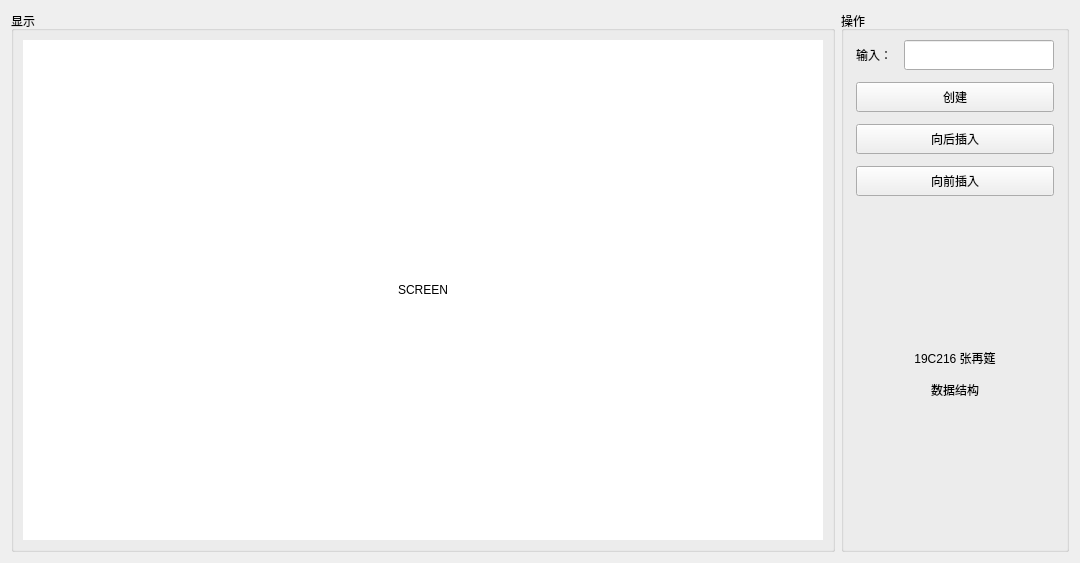
<?xml version="1.0" encoding="UTF-8"?>
<ui version="4.0">
 <class>ChainTest</class>
 <widget class="QWidget" name="ChainTest">
  <property name="geometry">
   <rect>
    <x>0</x>
    <y>0</y>
    <width>1080</width>
    <height>563</height>
   </rect>
  </property>
  <property name="sizePolicy">
   <sizepolicy hsizetype="Preferred" vsizetype="Minimum">
    <horstretch>0</horstretch>
    <verstretch>0</verstretch>
   </sizepolicy>
  </property>
  <property name="maximumSize">
   <size>
    <width>1280</width>
    <height>800</height>
   </size>
  </property>
  <property name="windowTitle">
   <string>VisualChainList</string>
  </property>
  <layout class="QHBoxLayout" name="horizontalLayout">
   <item>
    <widget class="QGroupBox" name="groupBox">
     <property name="sizePolicy">
      <sizepolicy hsizetype="Preferred" vsizetype="Preferred">
       <horstretch>0</horstretch>
       <verstretch>0</verstretch>
      </sizepolicy>
     </property>
     <property name="maximumSize">
      <size>
       <width>900</width>
       <height>700</height>
      </size>
     </property>
     <property name="title">
      <string>显示</string>
     </property>
     <layout class="QHBoxLayout" name="horizontalLayout_3">
      <item>
       <widget class="QLabel" name="screenLabel">
        <property name="sizePolicy">
         <sizepolicy hsizetype="Fixed" vsizetype="Fixed">
          <horstretch>0</horstretch>
          <verstretch>0</verstretch>
         </sizepolicy>
        </property>
        <property name="minimumSize">
         <size>
          <width>800</width>
          <height>500</height>
         </size>
        </property>
        <property name="maximumSize">
         <size>
          <width>800</width>
          <height>500</height>
         </size>
        </property>
        <property name="acceptDrops">
         <bool>false</bool>
        </property>
        <property name="styleSheet">
         <string notr="true">QLabel{
	background-color: rgb(255, 255, 255)
}</string>
        </property>
        <property name="text">
         <string>SCREEN</string>
        </property>
        <property name="textFormat">
         <enum>Qt::AutoText</enum>
        </property>
        <property name="alignment">
         <set>Qt::AlignCenter</set>
        </property>
       </widget>
      </item>
     </layout>
    </widget>
   </item>
   <item>
    <widget class="QGroupBox" name="groupBox_2">
     <property name="sizePolicy">
      <sizepolicy hsizetype="Preferred" vsizetype="Preferred">
       <horstretch>0</horstretch>
       <verstretch>0</verstretch>
      </sizepolicy>
     </property>
     <property name="minimumSize">
      <size>
       <width>200</width>
       <height>0</height>
      </size>
     </property>
     <property name="maximumSize">
      <size>
       <width>300</width>
       <height>700</height>
      </size>
     </property>
     <property name="title">
      <string>操作</string>
     </property>
     <layout class="QVBoxLayout" name="verticalLayout">
      <property name="spacing">
       <number>12</number>
      </property>
      <property name="leftMargin">
       <number>12</number>
      </property>
      <property name="rightMargin">
       <number>12</number>
      </property>
      <item>
       <layout class="QHBoxLayout" name="horizontalLayout_2">
        <property name="sizeConstraint">
         <enum>QLayout::SetMinimumSize</enum>
        </property>
        <item>
         <widget class="QLabel" name="inputLabel">
          <property name="minimumSize">
           <size>
            <width>0</width>
            <height>30</height>
           </size>
          </property>
          <property name="text">
           <string>输入：</string>
          </property>
         </widget>
        </item>
        <item>
         <widget class="QLineEdit" name="lineEdit">
          <property name="minimumSize">
           <size>
            <width>0</width>
            <height>30</height>
           </size>
          </property>
         </widget>
        </item>
       </layout>
      </item>
      <item>
       <widget class="QPushButton" name="pushButton">
        <property name="minimumSize">
         <size>
          <width>0</width>
          <height>30</height>
         </size>
        </property>
        <property name="text">
         <string>创建</string>
        </property>
       </widget>
      </item>
      <item>
       <widget class="QPushButton" name="pushButton_2">
        <property name="minimumSize">
         <size>
          <width>0</width>
          <height>30</height>
         </size>
        </property>
        <property name="text">
         <string>向后插入</string>
        </property>
       </widget>
      </item>
      <item>
       <widget class="QPushButton" name="pushButton_3">
        <property name="minimumSize">
         <size>
          <width>0</width>
          <height>30</height>
         </size>
        </property>
        <property name="text">
         <string>向前插入</string>
        </property>
       </widget>
      </item>
      <item>
       <widget class="QLabel" name="labelRight">
        <property name="text">
         <string>19C216 张再筵

数据结构</string>
        </property>
        <property name="alignment">
         <set>Qt::AlignCenter</set>
        </property>
       </widget>
      </item>
     </layout>
    </widget>
   </item>
  </layout>
 </widget>
 <resources/>
 <connections/>
</ui>
